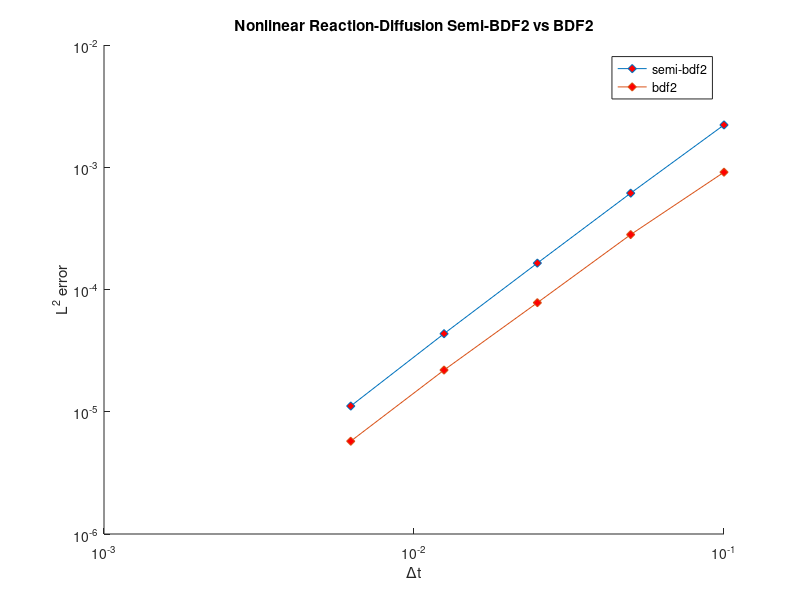
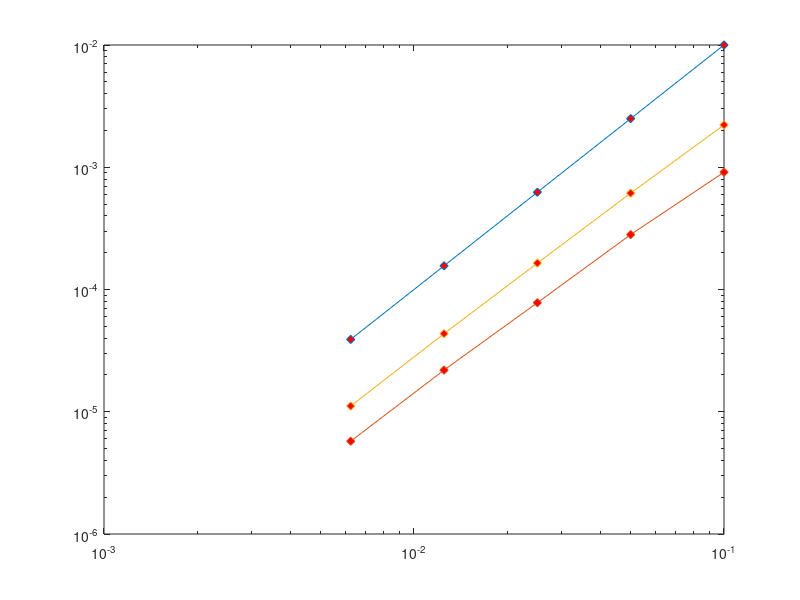

Recreate these plots in MATLAB, in order.
clc;
close all;
clear all;

%bloth imex cnab and semibdf

% nonlinear semiBDF
dt_1_norm = 0.00221958;
dt_05_norm = 0.000614155;
dt_0250_norm = 0.000164391;
dt_0125_norm = 4.3516e-5;
dt_00625_norm = 1.1134e-5;

norms1 = [dt_1_norm, dt_05_norm, dt_0250_norm, dt_0125_norm, dt_00625_norm];
k = 1:length(norms1);
fit1 = polyfit(k, log2(norms1), 1);

times = [0.1, 0.05, 0.0250, 0.0125, 0.00625];
fig = figure;
hold on
loglog(times, norms1, '-d', 'MarkerFaceColor', 'red');
xlabel('\Deltat');
ylabel('L^2 error');
title('Nonlinear Reaction-Diffusion Semi-BDF2 vs BDF2');

%legend('semi-bdf2', 'cn-ab2', 'implicit-euler', 'cn2');

% nonlinear BDF
dt_1_norm = 0.000910905;
dt_05_norm = 0.00028134;
dt_0250_norm = 7.79658e-5;
dt_0125_norm = 2.1927e-5;
dt_00625_norm = 5.74097e-6;

norms = [dt_1_norm, dt_05_norm, dt_0250_norm, dt_0125_norm, dt_00625_norm];
k = 1:length(norms);
fit5 = polyfit(k, log2(norms), 1);

times = [0.1, 0.05, 0.0250, 0.0125, 0.00625];
h2=times.^2;
hold on;
loglog(times, norms, '-d', 'MarkerFaceColor', 'red');

legend('semi-bdf2', 'bdf2');
saveas(fig, 'figures/nonlinear_bdf2VSsbdf2.png');

figure; loglog(times, h2, '-d', 'MarkerFaceColor', 'red');
hold on;
loglog(times, norms, '-d', 'MarkerFaceColor', 'red');
loglog(times, norms1, '-d', 'MarkerFaceColor', 'red');